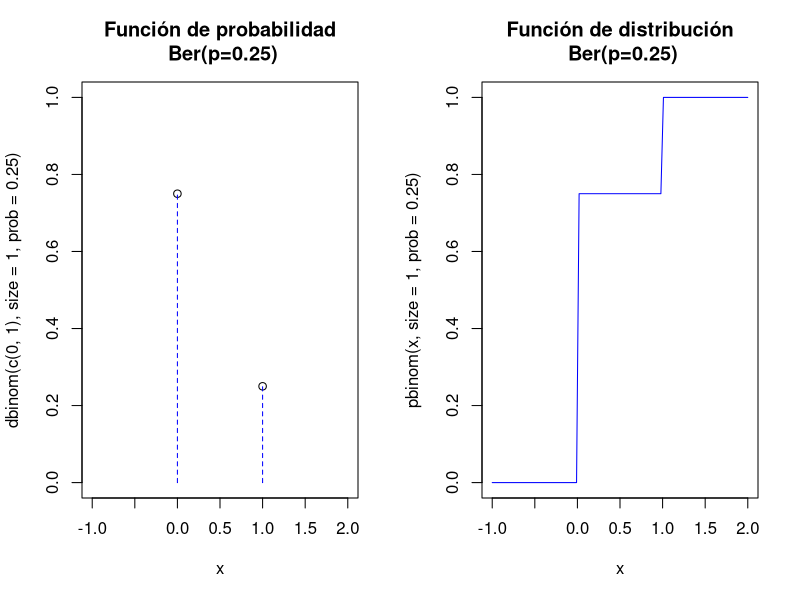
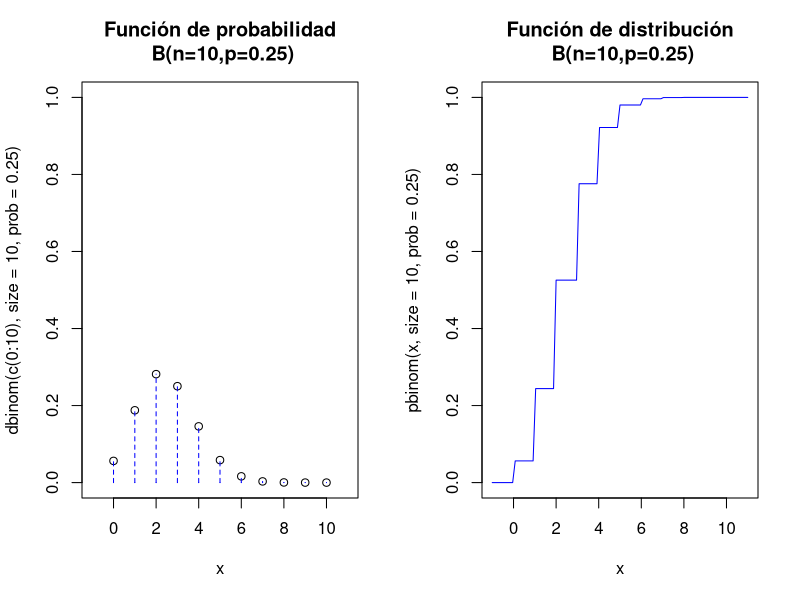
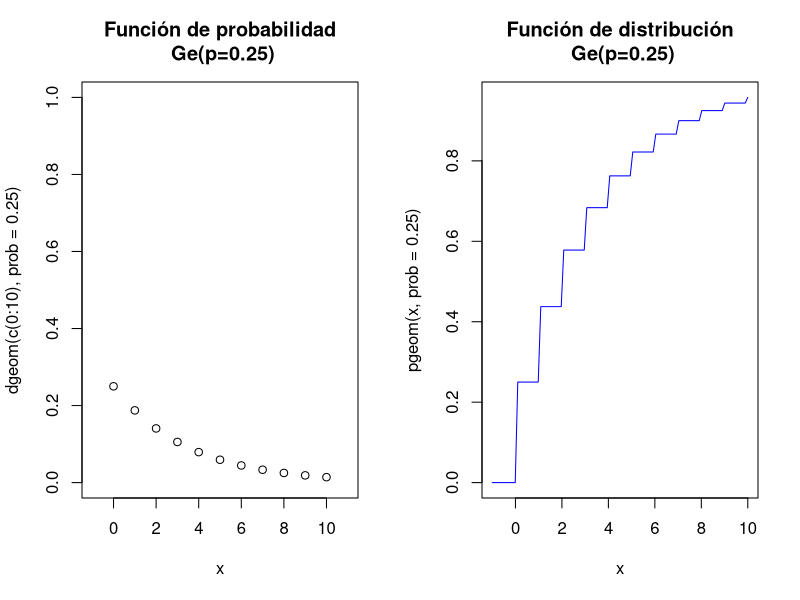

These charts were generated, in order, by the following R code:
## ---- chunk 1
knitr::opts_chunk$set(echo = TRUE)
## ---- chunk 2
dbinom(0,size=1,prob=0.25)
dbinom(1,size=1,prob=0.25)
rbinom(n=20,size = 1,prob=0.25)
## ---- chunk 3
par(mfrow=c(1,2))
plot(x=c(0,1),y=dbinom(c(0,1),size=1,prob=0.25),
     ylim=c(0,1),xlim=c(-1,2),xlab="x",
     main="Función de probabilidad\n Ber(p=0.25)")
lines(x=c(0,0,1,1),y=c(0,0.75,0,0.25), type = "h", lty = 2,col="blue")
curve(pbinom(x,size=1,prob=0.25),
      xlim=c(-1,2),col="blue",
      main="Función de distribución\n Ber(p=0.25)")
par(mfrow=c(1,1))
## ---- chunk 4
pbinom(0,size=10,prob=0.25)
pbinom(4,size=10,prob=0.25)
## ---- chunk 5
dbinom(0,size=10,prob=0.25)
dbinom(4,size=10,prob=0.25)
## ---- chunk 6
set.seed(8102019)
## ---- chunk 7
rbinom(100,size = 20,prob=0.5)
## ---- chunk 8
par(mfrow=c(1,2))
aux=rep(0,22)
aux[seq(2,22,2)]=dbinom(c(0:10),size=10,prob=0.25)
plot(x=c(0:10),y=dbinom(c(0:10),size=10,prob=0.25),
  ylim=c(0,1),xlim=c(-1,11),xlab="x",
  main="Función de probabilidad\n B(n=10,p=0.25)")
lines(x=rep(0:10,each=2),y=aux, type = "h", lty = 2,col="blue")
curve(pbinom(x,size=10,prob=0.25),
  xlim=c(-1,11),col="blue",
  main="Función de distribución\n B(n=10,p=0.25)")
par(mfrow=c(1,1))
## ---- chunk 9
dgeom(0,prob=0.25)
pgeom(0,prob=0.25)
dgeom(1,prob=0.25)
## ---- chunk 10
pgeom(1,prob=0.25)
rgeom(n=20,prob=0.25)
## ---- chunk 11
par(mfrow=c(1,2))
plot(x=c(0:10),y=dgeom(c(0:10),prob=0.25),
  ylim=c(0,1),xlim=c(-1,11),xlab="x",
  main="Función de probabilidad\n Ge(p=0.25)")
curve(pgeom(x,prob=0.25),
  xlim=c(-1,10),col="blue",
  main="Función de distribución\n Ge(p=0.25)")
par(mfrow=c(1,1))
